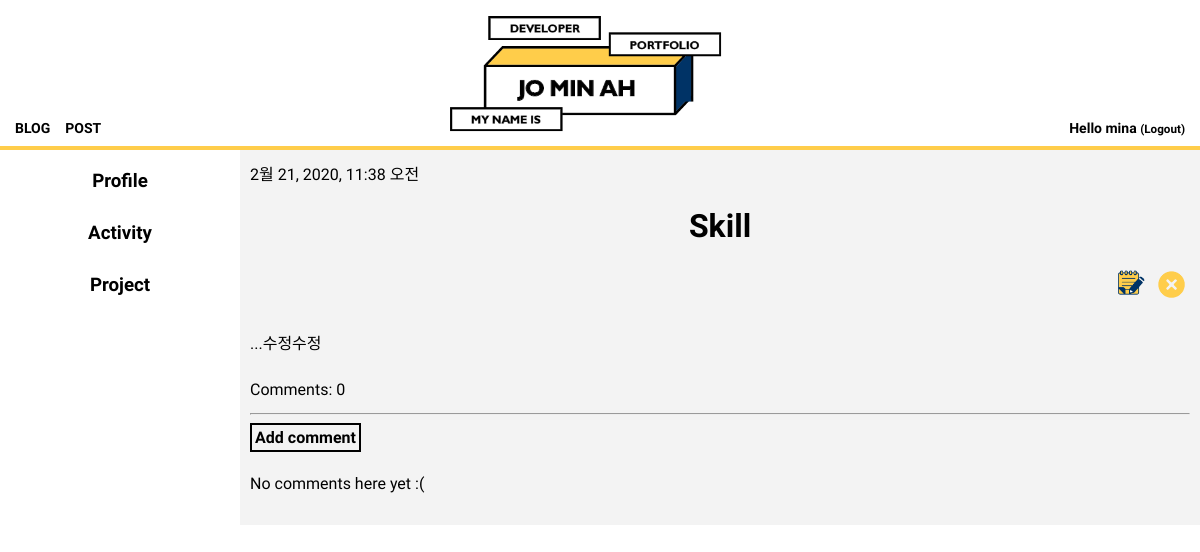
The app's page /post/4/ (signed in) with its own data.
### blog/models.py (models this page shows, shortened)
class Post(models.Model):
    author = models.ForeignKey(settings.AUTH_USER_MODEL, on_delete=models.CASCADE)
    menu=models.ForeignKey('blog.Menu',on_delete=models.CASCADE,related_name='posts')
    parent_title_choices=(('Profile','Profile'),('Activity','Activity'),('Project','Project'))
    parent_title=models.CharField(max_length=30,choices=parent_title_choices,default='Profile')
    index_title_choices=(('Profile',(('Skill','Skill'),)),('Activity',(('UCI Undergraduate Researcher','UCI Undergraduate Researcher'),('Coding HelpDesk','Coding HelpDesk'),('Heronation InternShip','Heronation InternShip'))),('Project',(('Face Recogntion','Face Recognition'),('Mu:Ping App','Mu:Ping App'),('Ang-Bob App','Ang-Bob App'),('Flex-Bison Interpreter','Flex-Bison Interpreter'),('Z-shop App','Z-shop App'),)))
    index_title=models.CharField(max_length=30,choices=index_title_choices,default='Skill')
    title = models.CharField(max_length=200)
    period=models.CharField(max_length=50)
    text = models.TextField()
    created_date = models.DateTimeField(
            default=timezone.now)
    published_date = models.DateTimeField(
            blank=True, null=True)
    def approved_comments(self):
        return self.comments.filter(approved_comment=True)

### blog/views.py (the view)
# urls.py: path('post/<int:pk>/', views.post_detail, name='post_detail'),
def post_detail(request, pk):
    post = get_object_or_404(Post, pk=pk)
    profile=Menu.objects.filter(parent_title__contains="Profile")
    activity=Menu.objects.filter(parent_title__contains="Activity")
    project=Menu.objects.filter(parent_title__contains="Project")
    return render(request, 'blog/post_detail.html', {'post': post,'profile':profile,"activity":activity,"project":project})

### blog/template/blog/post_detail.html
{% extends 'blog/base.html' %}
{% load static %}
{% block content %}
<div class="post">
  {% if post.published_date %}
  <div class="date">
    {{ post.published_date }}
  </div>
  {% endif %}
  <h1>{{ post.title }}</h1>
  {% if user.is_authenticated %}
  <div align="right">
    <a class="btn btn-default" href="{% url 'post_edit' pk=post.pk %}"><img src="{% static 'img/edit_1.png' %}" style="width:40px;"></a>
    <a class="btn btn-default" href="{% url 'post_remove' pk=post.pk %}"><img src="{% static 'img/delete.png' %}" style="width:37px;"></a>
  </div>
  {% endif %}
  <p>{{ post.text|linebreaksbr }}</p>
  <a href="{% url 'post_detail' pk=post.pk %}" style=" font-family: 'Tomorrow', sans-serif;">Comments: {{ post.approved_comments.count }}</a>
</div>
<hr>
<a class='btn btn-default' href="{% url 'add_comment_to_post' pk=post.pk %}" style=" font-family: 'Tomorrow', sans-serif; border:2px solid black; padding:3px; font-weight:bold;">Add comment</a>
{% for comment in post.comments.all %}
{% if user.is_authenticated or comment.approved_comment %}
<div class="comment" style="font-family: 'Tomorrow', sans-serif; border-bottom:1px solid #bcbcbc; margin-top:5px; padding:5px; color:#5d5d5d;">
  <div class="date">
    {{ comment.created_date }}
    {% if not comment.approved_comment %}
    <a class="btn btn-default" href="{% url 'comment_remove' pk=comment.pk %}" style="color:#ffa500; border:1px solid #ffa500; font-size:12px; padding:3px;">삭제</a>
    <a class="btn btn-default" href="{% url 'comment_approve' pk=comment.pk%}" style="color:#ffa500; border:1px solid #ffa500; font-size:12px; padding:3px;">승인</a>
    {% endif %}
  </div>
  <strong>{{ comment.author }}</strong>
  <div>{{ comment.text|linebreaks }}</div>
</div>
{% endif %}
{% empty %}
<p style=" font-family: 'Tomorrow', sans-serif;">No comments here yet :(</p>
{% endfor %}
{% endblock %}

### blog/template/blog/base.html (shortened to what this page needs)
{% load static %}
<!doctype html>
<html>
<head>
  <link rel="stylesheet" type="text/css" href="{% static 'css/style.css' %}">
</head>
<body>
  <div class="top" align=center>
    <a href="{% url 'post_list' %}"><img src="{% static 'img/logo.png' %}" style="border-bottom:10px;"></a>
    <a href="{% url 'post_list' %}" class="top-menu">
      <div>BLOG</div></a>
    {% if user.is_authenticated %}
    <a href="{% url 'post_new' %}" class="top-menu">
      <div>POST</div></a>
      {% endif %}
      {% if user.is_authenticated %}
      <div class="right-menu1">Hello {{ user.username }} <small>(<a href="{% url 'logout' %}" class='logout'>Logout</a>)</small></div>
      {% else %}
      <a href="{% url 'login' %}" class="right-menu">
        <div>LOGIN</div>
      </a>
      {% endif %}
  </div>
  <div id="grid">
    <div>
    <ul class="accordion">
      <li class="item">
        <h3 class="accordionTitle"> Profile</h3>
      </li>
      <li class="item">
        <h3 class="accordionTitle"> Activity</h3>
      </li>
      <li class="item">
        <h3 class="accordionTitle"> Project</h3>
      </li>
    </ul>
  </div>
    <div id="article">
      {% block content %}
      {% endblock %}
    </div>
  </div>
</body>
</html>

### blog/static/css/style.css (style rules this page uses)
body { margin: 0 }
a { color: black; text-decoration: none; }
h1 { text-align: center; }
img { width: 300px; height: auto; }
.top { border-bottom: 4px #FFCD4A solid; }
.top-menu { font-family: 'Tomorrow', sans-serif; font-size:14px; margin-top: 120px; margin-left: 15px; float:left; font-weight: bold; }
.right-menu1 { font-family: 'Tomorrow', sans-serif; font-size:14px; margin-top: 120px; margin-right: 15px; font-weight: bold; float:right; }
#grid .accordion { font-family: 'Tomorrow', sans-serif; font-weight: bold; text-align: center; width: 240px; padding-inline-start: 0px; margin: 0; list-style: none; }
#grid ul { font-family: 'Tomorrow', sans-serif; list-style: none; padding-inline-start: 0px; }
.accordionTitle { padding-top: 10px; padding-bottom: 10px; margin-top: 10px; margin-bottom: 10px; }
h3 { margin: 0px; padding-top: 20px; padding-bottom: 10px; }
#grid { display: grid; grid-template-columns: 240px 1fr; background-color: white; }
#article { padding: 10px; font-family: 'Tomorrow', sans-serif; background-color: #f3f3f3; line-height: 30px; }

### records on screen
Post: published_date "2월 21, 2020, 11:38 오전", title "Skill", text "...수정수정", approved_comments.count "0"

### other values on screen
{{ user.username }} "mina"
